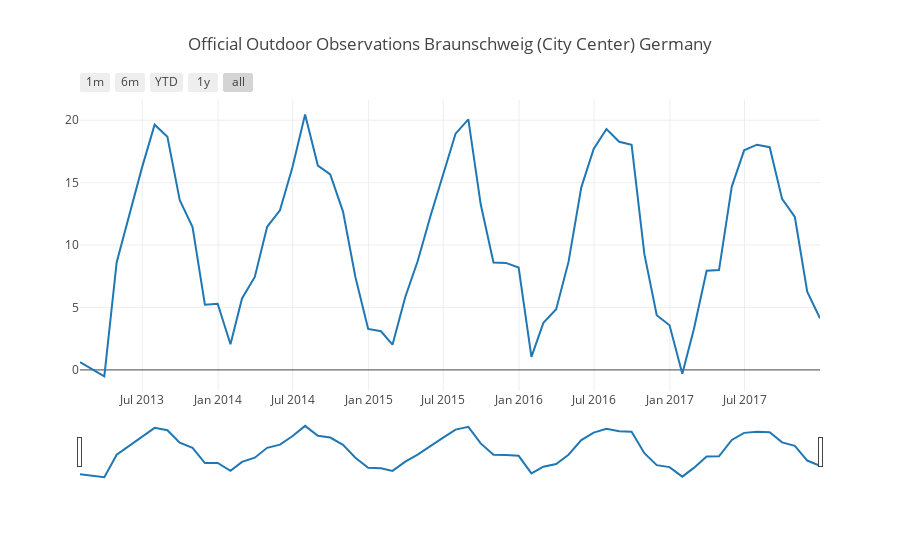

The cell this chart's notebook holds for it:
### Markdown cell above
## Display

### Code cell
plotly.offline.init_notebook_mode(connected=True)
fig = plot.plotly_slider(df, 'Temp' , 'Official Outdoor Observations Braunschweig (City Center) Germany')
plotly.offline.iplot(fig)

### Figure 1 — Plotly figure (JSON) as saved in the notebook; plotly's stock layout.template omitted (floating-point values rounded to 4 significant figures)
{"data": [{"type": "scatter", "uid": "0ef20f11-87f7-4da8-9ad9-decd86e25d85", "x": ["2013-01-31", "2013-02-28", "2013-03-31", "2013-04-30", "2013-05-31", "2013-06-30", "2013-07-31", "2013-08-31", "2013-09-30", "2013-10-31", "2013-11-30", "2013-12-31", "2014-01-31", "2014-02-28", "2014-03-31", "2014-04-30", "2014-05-31", "2014-06-30", "2014-07-31", "2014-08-31", "2014-09-30", "2014-10-31", "2014-11-30", "2014-12-31", "2015-01-31", "2015-02-28", "2015-03-31", "2015-04-30", "2015-05-31", "2015-06-30", "2015-07-31", "2015-08-31", "2015-09-30", "2015-10-31", "2015-11-30", "2015-12-31", "2016-01-31", "2016-02-29", "2016-03-31", "2016-04-30", "2016-05-31", "2016-06-30", "2016-07-31", "2016-08-31", "2016-09-30", "2016-10-31", "2016-11-30", "2016-12-31", "2017-01-31", "2017-02-28", "2017-03-31", "2017-04-30", "2017-05-31", "2017-06-30", "2017-07-31", "2017-08-31", "2017-09-30", "2017-10-31", "2017-11-30", "2017-12-31"], "y": [0.628, 0.07515, -0.5231, 8.631, 12.42, 16.16, 19.64, 18.67, 13.6, 11.45, 5.23, 5.296, 2.052, 5.729, 7.446, 11.47, 12.78, 16.19, 20.46, 16.37, 15.67, 12.68, 7.447, 3.285, 3.098, 2.019, 5.841, 8.707, 12.31, 15.54, 18.92, 20.07, 13.26, 8.6, 8.57, 8.196, 1.04, 3.772, 4.857, 8.653, 14.62, 17.7, 19.3, 18.28, 18.03, 9.27, 4.376, 3.58, -0.3141, 3.251, 7.95, 7.998, 14.68, 17.59, 18.04, 17.84, 13.7, 12.25, 6.265, 4.131]}], "layout": {"title": {"text": "Official Outdoor Observations Braunschweig (City Center) Germany"}, "xaxis": {"rangeselector": {"buttons": [{"count": 1, "label": "1m", "step": "month", "stepmode": "backward"}, {"count": 6, "label": "6m", "step": "month", "stepmode": "backward"}, {"count": 1, "label": "YTD", "step": "year", "stepmode": "todate"}, {"count": 1, "label": "1y", "step": "year", "stepmode": "backward"}, {"step": "all"}]}, "rangeslider": {"visible": true}, "type": "date"}}}
